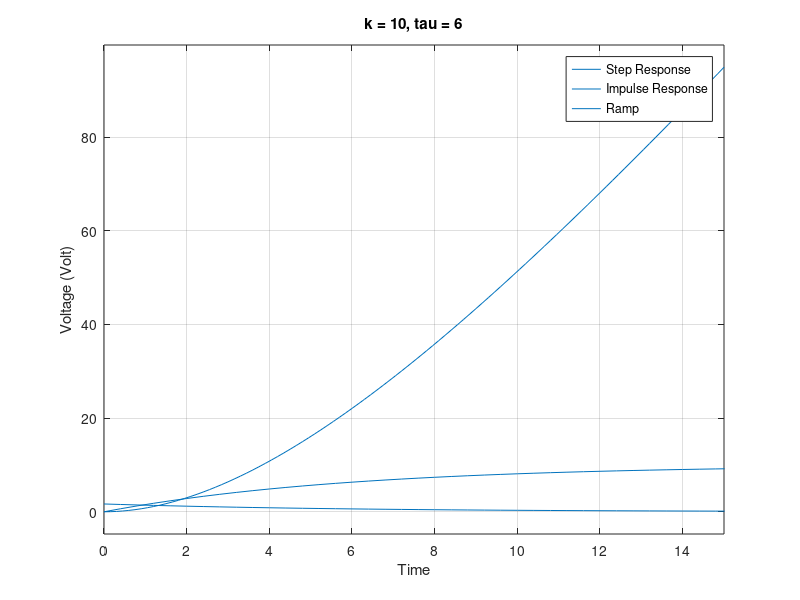

Reproduce this figure in MATLAB.
clc;
clear all;
close all;
k=10;
tau=6;
num=k;
den=[tau 1];
sys = tf(num,den);
step(sys)
hold on
impulse(sys)
hold on
s=tf('s')
step(sys/s,15)
xlabel('Time')
ylabel('Voltage (Volt)')
legend('Step Response','Impulse Response','Ramp')
title('k = 10, tau = 6')
